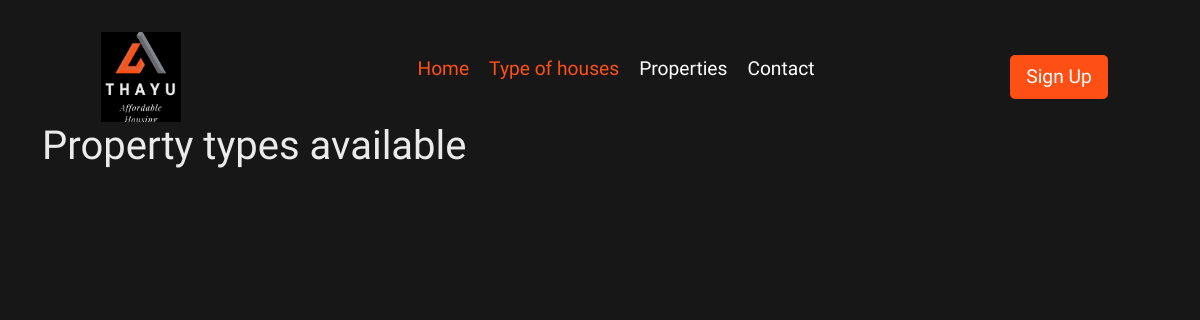
Page /house-categories/ on the earlier database version.
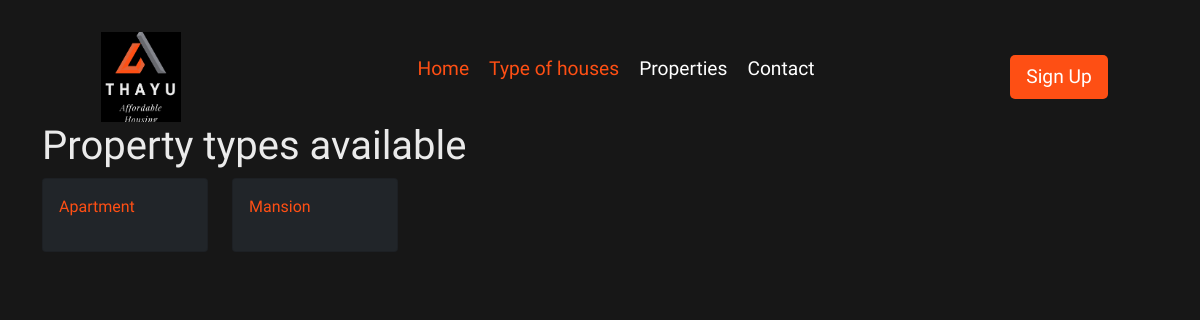
Same page on the later database version.
### staff/models.py (models this page shows)
class HouseType(models.Model):
    RENTAL=1
    MORTGAGE=2
    TYPE_CHOICES = (
        (RENTAL, "Rental"),
        (MORTGAGE, "Mortgage")
    )
    name= models.CharField(max_length=100)
    image=models.ImageField(upload_to='house_types')
    choices = models.IntegerField(choices=TYPE_CHOICES)
    def __str__(self):
        return self.name

### customer/views.py (the view)
# urls.py: path('house-categories/', house_types, name="houses"),
def house_types(request):
    house_type_list = HouseType.objects.all()
    context = {
        "house_types":house_type_list
    }
    return render(request, "customer/house.html", context)

### templates/customer/house.html (shortened to what this page needs)
{% extends "layouts/customer_base.html" %}
{% block content %}
<div class="container">
    <h1>Property types available</h1>
    <div class="row">
        {% for house_type in house_types %}
            {% include 'components/customer/house_type_card.html' %}
        {% endfor %}
    </div>
</div>
{% endblock %}

### templates/layouts/customer_base.html (shortened to what this page needs)
{% load static %}
<!DOCTYPE html>
<html lang="en">
<head>
    <link rel="stylesheet" href="{% static 'css/style.css' %}">
    <link href="https://cdn.jsdelivr.net/npm/bootstrap@5.0.2/dist/css/bootstrap.min.css" rel="stylesheet">
    <link rel="stylesheet" href="https://cdnjs.cloudflare.com/ajax/libs/font-awesome/4.7.0/css/font-awesome.min.css">
</head>
<body>
    {% include 'components/customer/nav.html' %}
    {% block content %}{% endblock %}
</body>
</html>

### templates/components/customer/nav.html (shortened to what this page needs)
{% load static %}
{% url 'customer:houses'  as houses_url %}
{% url 'customer:properties' as properties_url %}
{% url 'customer:contact' as contact_url %}
<nav>
    <div class="row align-items-center">
        <div class="col-lg-3 col-md-3 col-sm-3">
            <div class="d-flex justify-content-center align-items-center">
                <a href="{% url 'customer:index' %}" class="logo">
                    <img src="{% static 'logos/thayu.png' %}" width="80px" height="90px" alt="Thayu Logo">
                </a>
            </div>
        </div>
        <div class="col-lg-6 col-md-6 col-sm-9">
            <div class="d-flex justify-content-center align-items-center">
                <ul>
                    <li>
                        <a href="{% url 'customer:index' %}" class="active">Home</a>
                    </li>
                    <li>
                        <a
                            href="{% url 'customer:houses' %}"
                            {% if request.path == houses_url %}
                                class="active"
                            {% endif %}
                        >
                            Type of houses
                        </a>
                    </li>
                    <li>
                        <a
                            href="{% url 'customer:properties' %}"
                        >
                            Properties
                        </a>
                    </li>
                    <li>
                        <a
                            href="{{ contact_url }}"
                        >
                            Contact
                        </a>
                    </li>
                </ul>
            </div>
        </div>
        <div class="col-3 d-none d-md-block d-lg-block">
            <div class="d-flex justify-content-center align-items-center">
                <a href="#sign_up" class="btn-custom-secondary">Sign Up</a>
            </div>
        </div>
    </div>
</nav>

### templates/components/customer/house_type_card.html
<div class="col-lg-2 col-md-3 col-sm-4">
    <a href="{% url 'customer:house-category-details'  house_type.id %}" class="text-decoration-none">
        <div class="card bg-dark rounded">
            <div class="card-body">
                <p class="text-custom-secondary">{{ house_type }}</p>
            </div>
        </div>
    </a>
</div>

### customer/static/css/style.css (style rules this page uses)
:root { --primary-color: rgb(23, 23, 23); --secondary-color: #FE4F14; --secondary-color-brighter:#E26137; --primary-variant: #EBEBEB; --secondary-variant: rgb(0, 20, 44); --secondary-variant-brighter: rgb(11, 35, 65); --default-font: 'Ubuntu', sans-serif; --variant-font: 'PT Sans', sans-serif; --heading-weight: 900; --title-weight:700; --smaller-title-weight:500; }
* { margin:0; padding:0; box-sizing: border-box; font-family: var(--default-font); border-style: none; }
body { background-color: var(--primary-color) !important; color: var(--primary-variant) !important; min-height: 100vh; }
nav { margin-top: 2rem; }
nav a { color: white; text-decoration: none; }
nav .logo { font-size: 1.5rem; font-weight: bold; }
nav .logo img { object-fit: cover !important; }
nav ul { list-style: none; }
nav ul li { float: left; padding: 5px 10px; }
nav ul li a, .btn-custom-secondary { font-size: 1.2rem; }
nav .active { color: var(--secondary-color); transition-property: all; }
.btn-custom-secondary, .btn-custom-secondary-variant { padding: 8px 16px; border-radius: 5px; text-decoration: none; color:white; font-size: 1.2rem; text-align: center; border:none; }
.btn-custom-secondary { background-color: var(--secondary-color); }
.text-custom-secondary { color: var(--secondary-color) !important; }

Differences in the rows shown:
added HouseType: name "Apartment"
added HouseType: name "Mansion"
